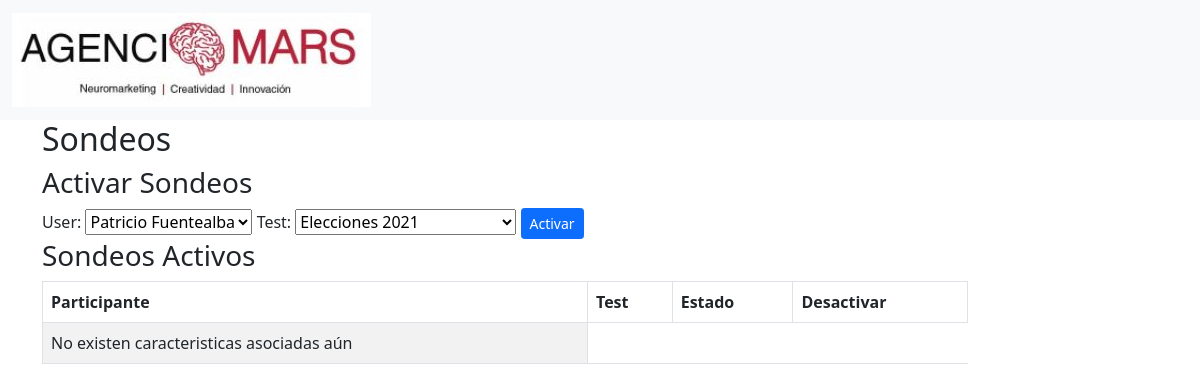
The page /sondeos on the database as committed earlier.
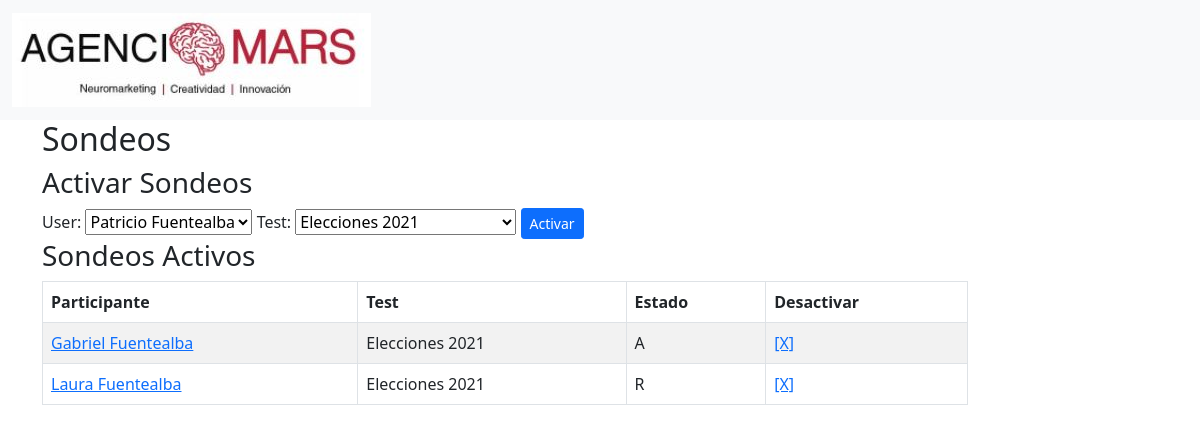
The same page on the database as committed later.
### test_iat/models.py (models this page shows, shortened)
class Sondeo(models.Model):
    ESTADOS = (
        ("A", 'Activo'),
        ("I", 'Inactivo'),
        ("R", 'Respondido'),
    )
    test = models.ForeignKey(Test, related_name="sondeos", on_delete = models.CASCADE)
    participante=models.ForeignKey(User, related_name="sondeos", on_delete = models.CASCADE)
    estado =  models.CharField(max_length=255, choices=ESTADOS)
    created_at = models.DateTimeField(auto_now_add=True)
    updated_at = models.DateTimeField(auto_now=True)

class User(models.Model):
    CHOICES = (
        ("user", 'User'),
        ("mars", 'MARS'),
        ("admin", 'Admin')
    )
    SEXO = (
        ("M", 'Masculino'),
        ("F", 'Femenino'),
        ("O","Otro"),
        ("N","Ninguno")
    )
    email=models.EmailField(max_length=255, unique=True)
    name = models.CharField(max_length=100)
    role = models.CharField(max_length=255, choices=CHOICES)
    password = models.CharField(max_length=70)
    edad= models.IntegerField(default=0)
    sexo =  models.CharField(max_length=2, choices=SEXO, default="N")
    created_at = models.DateTimeField(auto_now_add=True)
    updated_at = models.DateTimeField(auto_now=True)
    objects = UserManager()

class Test(models.Model):
    TYPES = (
        ("normal", 'Normal'),
        ("elecciones2021", 'Elecciones 2021')
    )
    nombre = models.CharField(max_length=255)
    cliente = models.ForeignKey(Cliente, related_name="tests", on_delete = models.CASCADE)
    tipo =models.CharField(max_length=255,default="normal")
    created_at = models.DateTimeField(auto_now_add=True)
    updated_at = models.DateTimeField(auto_now=True)
    class Meta:
        ordering = ('-created_at',)

### test_iat/views.py (the view, shortened to what this page needs)
# urls.py: path('sondeos', views.sondeos),
def sondeos(request):
    iats= Test.objects.all()
    participantes=User.objects.all()
    sondeos_activos=Sondeo.objects.all()
    context={
        "accion":"default",
        "iats":iats,
        "participantes":participantes,
        "sondeos":sondeos_activos
        }
    return render(request, 'sondeos.html', context)

### test_iat/templates/sondeos.html (shortened to what this page needs)
{% extends './base.html' %}
{% block content %}
<div class="container">
    <div class="row">
        <div class="col-10">
            <h2>Sondeos</h2>
        </div>
    </div>
    <div class="row">
        <div class="col-10">
            <h3>Activar Sondeos </h3>
            <form action="/sondeos/activar" method="post">
                User:
                <select name="user" id="user">
                    {% for p in participantes %}
                        <option value="{{p.id}}">{{p.name}}</option>
                    {% endfor %}
                </select>
                Test:
                <select name="iat" id="iat">
                    {% for t in iats %}
                    <option value="{{t.id}}">{{t.nombre}}</option>
                    {% endfor %}
                </select>
                <button class="btn btn-sm btn-primary" type="submit">Activar</button>
            </form>
        </div>
    </div>
    <div class="row">
        <div class="col-10">
            <h3>Sondeos Activos</h3>
            <div class="table-responsive">
                <table id="caracteristicas" class="table table-striped table-bordered" width="100%" >
                    <thead>
                        <tr>
                            <th>Participante</th>
                            <th>Test</th>
                            <th>Estado</th>
                            <th>Desactivar</th>
                        </tr>
                    </thead>
                    <tbody>
                    {% for s in sondeos %}
                        <tr>
                            <td>
                                <a href="/usuario/{{s.participante.id}}">
                                    {{s.participante.name}}
                                </a>
                            </td>
                            <td>
                                {{s.test.nombre}}
                            </td>
                            <td>
                                {{s.estado}}
                            </td>
                            <td>
                                <a href="/sondeos/desactivar/{{s.id}}">[X]</a>
                            </td>
                        </tr>
                    {% empty %}
                    <tr>
                        <td rowspan=3> No existen caracteristicas asociadas aún</td>
                    </tr>
                    {% endfor %}
                    </tbody>
                </table>
            </div>
        </div>
    </div>
</div>
{% endblock %}

Rows that differ between the two databases and show on the page:
added Sondeo: participante.name "Gabriel Fuentealba", test.nombre "Elecciones 2021", estado "A"
added Sondeo: participante.name "Laura Fuentealba", test.nombre "Elecciones 2021", estado "R"
Other text that changed with them:
text no longer shown: "No existen caracteristicas asociadas aún"
